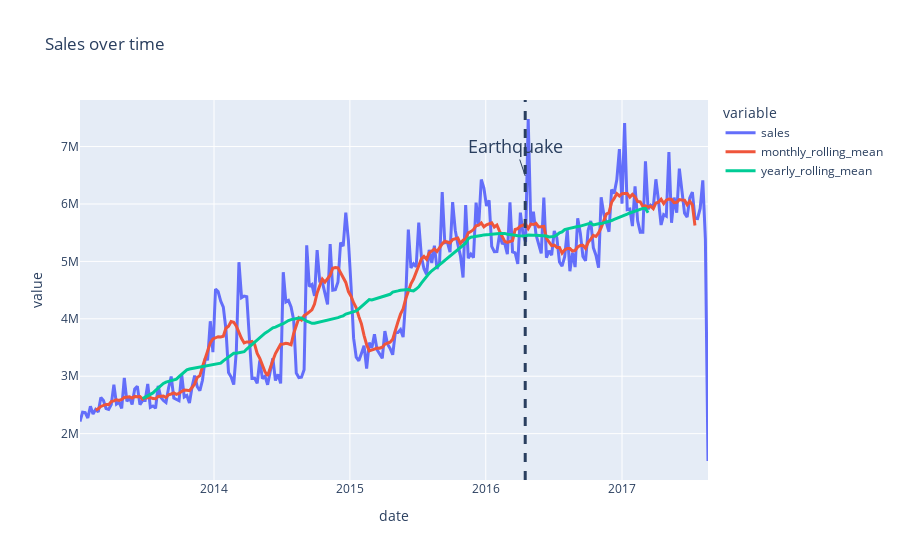

Here is the notebook cell this chart was saved with:
### Code cell
group_sales = weekly.groupby(weekly.index)["sales"].sum()
monthly_rolling = group_sales.rolling(12, center=True)
yearly_rolling = group_sales.rolling(48, center=True)
data = pd.DataFrame({"date":pd.to_datetime(weekly.index),
                     "sales":weekly["sales"],
                     "monthly_rolling_mean":monthly_rolling.mean(),
                     "yearly_rolling_mean":yearly_rolling.mean()})

fig = px.line(data, x="date", y=["sales", "monthly_rolling_mean", "yearly_rolling_mean"], title="Sales over time")
fig.update_traces(line=dict(width=3))
fig.add_vline(x="2016-04-16", line_dash="dash", line_width=3)
fig.add_annotation(x="2016-04-16", y=0.8, yref="paper",
            text="Earthquake", font_size=18)
fig.show()

### Figure 1 — Plotly figure (JSON) as saved in the notebook; plotly's stock layout.template omitted (floating-point values rounded to 4 significant figures; data arrays with more than 128 entries replaced by an {"elided": "..."} marker saying what was removed)
{"data": [{"hovertemplate": "variable=sales<br>date=%{x}<br>value=%{y}<extra></extra>", "legendgroup": "sales", "line": {"color": "#636efa", "dash": "solid", "width": 3}, "marker": {"symbol": "circle"}, "mode": "lines", "name": "sales", "orientation": "v", "showlegend": true, "type": "scatter", "x": {"elided": "242 str values"}, "xaxis": "x", "y": {"elided": "242 float values"}, "yaxis": "y"}, {"hovertemplate": "variable=monthly_rolling_mean<br>date=%{x}<br>value=%{y}<extra></extra>", "legendgroup": "monthly_rolling_mean", "line": {"color": "#EF553B", "dash": "solid", "width": 3}, "marker": {"symbol": "circle"}, "mode": "lines", "name": "monthly_rolling_mean", "orientation": "v", "showlegend": true, "type": "scatter", "x": {"elided": "242 str values"}, "xaxis": "x", "y": {"elided": "242 float values"}, "yaxis": "y"}, {"hovertemplate": "variable=yearly_rolling_mean<br>date=%{x}<br>value=%{y}<extra></extra>", "legendgroup": "yearly_rolling_mean", "line": {"color": "#00cc96", "dash": "solid", "width": 3}, "marker": {"symbol": "circle"}, "mode": "lines", "name": "yearly_rolling_mean", "orientation": "v", "showlegend": true, "type": "scatter", "x": {"elided": "242 str values"}, "xaxis": "x", "y": {"elided": "242 float values"}, "yaxis": "y"}], "layout": {"annotations": [{"font": {"size": 18}, "text": "Earthquake", "x": "2016-04-16", "y": 0.8, "yref": "paper"}], "legend": {"title": {"text": "variable"}, "tracegroupgap": 0}, "shapes": [{"line": {"dash": "dash", "width": 3}, "type": "line", "x0": "2016-04-16", "x1": "2016-04-16", "xref": "x", "y0": 0, "y1": 1, "yref": "y domain"}], "title": {"text": "Sales over time"}, "xaxis": {"anchor": "y", "domain": [0, 1], "title": {"text": "date"}}, "yaxis": {"anchor": "x", "domain": [0, 1], "title": {"text": "value"}}}}
